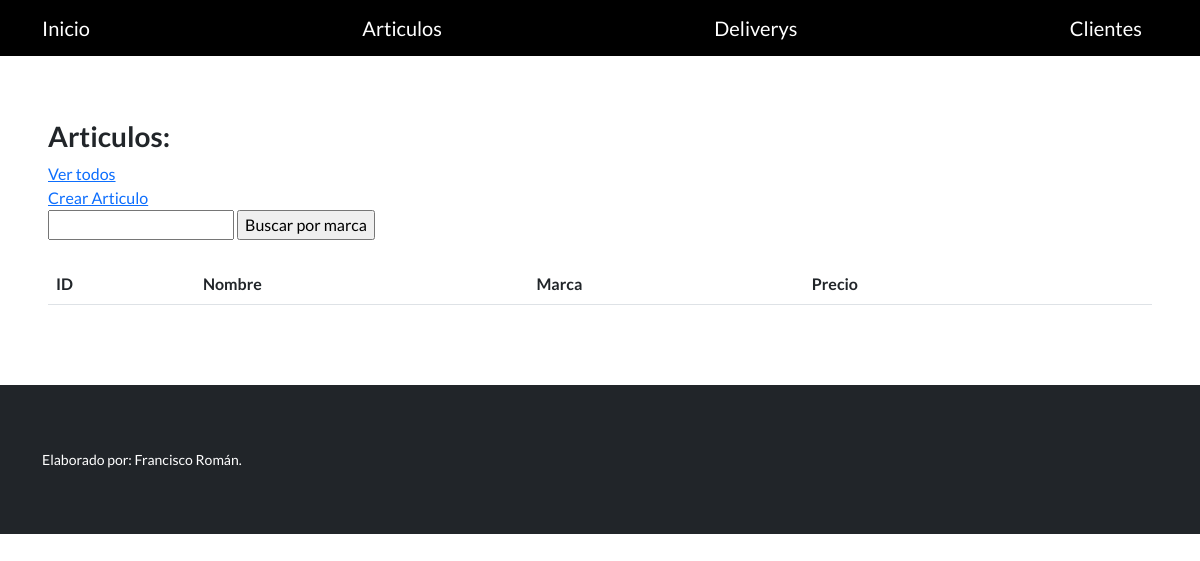
Before: /appcontrol/articulos/ with the older database file.
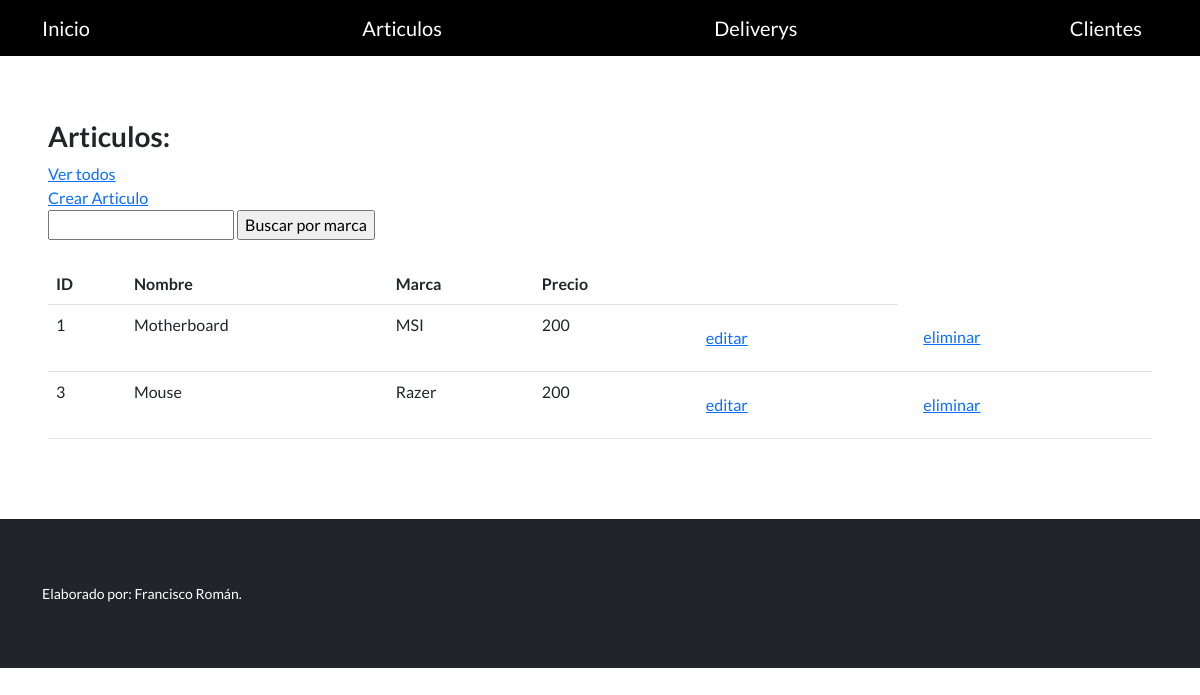
After: the same page with the newer database file.
### App_control/models.py (models this page shows, shortened)
class Articulos(models.Model):
    nombre = models.CharField(max_length=64)
    marca = models.CharField(max_length=64)
    precio = models.IntegerField(null=True)

### App_control/views.py (the view)
# urls.py: path("articulos/", listar_articulos, name="lista_articulos"),
def listar_articulos(request):
    contexto = {
        "articulos": Articulos.objects.all(),
    }
    http_response = render(
        request=request,
        template_name='App_control/lista_articulos.html',
        context=contexto,
    )
    return http_response

### App_control/templates/App_control/lista_articulos.html (shortened to what this page needs)
{% extends "base.html" %}
{% block contenido %}
<h3>Articulos:</h3>
<a href="{% url 'lista_articulos' %}">Ver todos </a><br>
<a href="{% url 'crear_articulos' %}">Crear Articulo</a>
<br>
<form action="{% url 'buscar_articulos' %}" method="post">
  <input type="text" name="busqueda">
  <input type="submit" value="Buscar por marca">
</form>
<br>
<table class="table">
  <tbody>
    <tr>
      <th>ID</th>
      <th>Nombre</th>
      <th>Marca</th>
      <th>Precio</th>
      <th></th>
    </tr>
    {% for articulo in articulos%}
    <tr>
      <td>{{ articulo.id }}</td>
      <td>{{ articulo.nombre }}</td>
      <td>{{ articulo.marca }}</td>
      <td>{{ articulo.precio }}</td>
      <td>
        <a class="btn btn-link" href="{% url 'editar_articulos' articulo.id %}">editar</a>
      </td>
      <td>
        <form action="{% url 'eliminar_articulos' articulo.id %}" method="post">
          <input type="submit" class="btn btn-link" value="eliminar"/>
        </form>
      </td>
    </tr>
    {% endfor %}
  </tbody>
</table>
{% endblock contenido %}

### templates_base/base.html (shortened to what this page needs)
{% load static %}
<!DOCTYPE html>
<html lang="en">
    <head>
        <link href="https://cdn.jsdelivr.net/npm/bootstrap-icons@1.5.0/font/bootstrap-icons.css" rel="stylesheet" type="text/css" />
        <link href="{% static 'css/styles.css' %}" rel="stylesheet" />
    </head>
    <body>
        <nav class="navbar navbar-dark bg-black static-top">
            <div class="container">
                <a class="navbar-brand" href="{% url 'inicio' %}">Inicio</a>
                <a class="navbar-brand" href="{% url 'lista_articulos' %}">Articulos</a>
                <a class="navbar-brand" href="{% url 'lista_delivery' %}">Deliverys</a>
                <a class="navbar-brand" href="{% url 'lista_cliente' %}">Clientes</a>
            </div>
        </nav>
        <section style="padding:4rem 3rem;">
            {% block contenido %}
            {% endblock contenido %}
        </section>
        <footer class="footer bg-dark">
            <div class="container">
                <div class="row">
                    <div class="col-lg-6 h-100 text-center text-lg-start my-auto">
                        <p class="text-white small mb-4 mb-lg-0">Elaborado por:    Francisco Román.</p>
                    </div>
                </div>
            </div>
        </footer>
    </body>
</html>

Changed rows visible on the page:
added Articulos: id "1", nombre "Motherboard", marca "MSI", precio "200"
added Articulos: id "3", nombre "Mouse", marca "Razer", precio "200"
